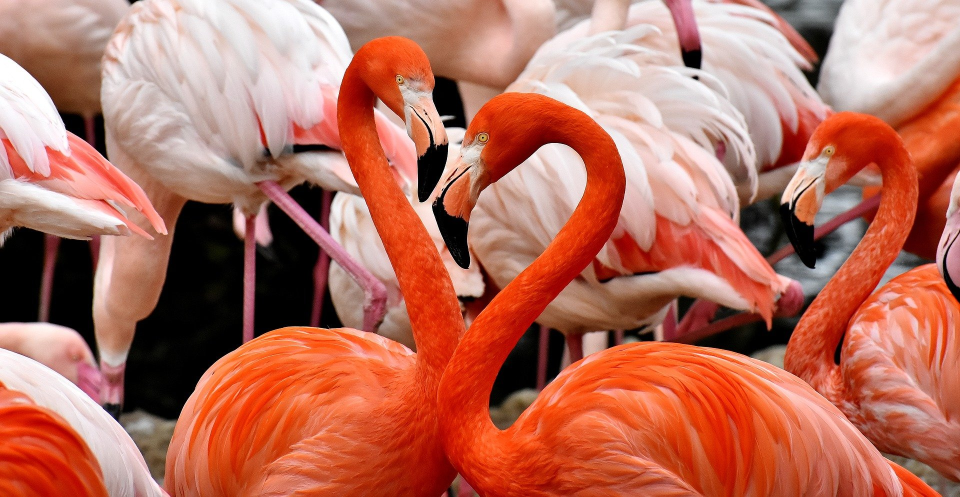
#> input picture Python - DSP/images/flamingo.jpg, 1920 x 993 px (shown at 1/2 size)
$ python kernels.py
#> lines starting #> are read from the running program, lines starting #| are printed output that depends on the picture
# -*- coding: utf-8 -*-
"""
@author: MiLynch
"""

import numpy as np
import cv2 as cv

# Read original image, returns a numpy.ndarray (h, w, channels)
image = cv.imread('flamingo.jpg', cv.IMREAD_COLOR)
#> image is the input picture: shape (993, 1920, 3); mean B, G, R 93.9, 111.3, 182.4

# Save copy of original image
image_orig = image
#cv.imshow('', image)
#cv.waitKey(0)

# Get dimensions of the image
dim_orig = image.shape
#> dim_orig = (993, 1920, 3)
height, width, channels = image.shape
#> height = 993; width = 1920; channels = 3

# Scale, preserving aspect ratio
def scale(image, scale_by):
#> called with scale_by = 0.3
    w = int(image.shape[1] * scale_by)
#> w = 576
    h = int(image.shape[0] * scale_by)
#> h = 297
    dim = (w, h)
#> dim = (576, 297)
    image_scaled = cv.resize(image, dim, interpolation=cv.INTER_AREA)
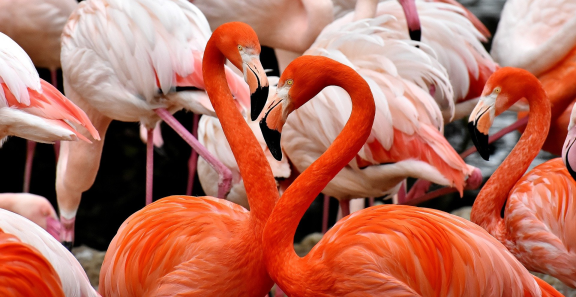
#> image_scaled: shape (297, 576, 3); mean B, G, R 93.9, 111.3, 182.4
    return image_scaled

scale_by = 0.3
image = scale(image_orig, scale_by)
cv.imshow('Original Image, Scaled', image)
cv.waitKey(0)


# [7 lines left out: function boxBlur, not called in this run]


def gaussianBlur(image):
   # kernel = 1/16*np.array([[1,2,1],
    #                        [2,4,2],
    #                        [1,2,1]])
    #image_Gaussian_blur = cv.filter2D(image, -1, kernel)
    image_Gaussian_blur = cv.GaussianBlur(image, (25, 25), 0)
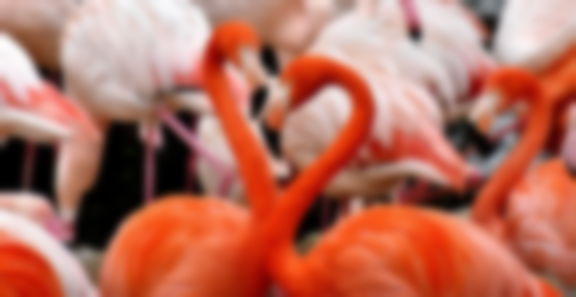
#> image_Gaussian_blur: shape (297, 576, 3); mean B, G, R 93.9, 111.4, 182.4
    # Stack images horizontally
    stack = np.hstack((image, image_Gaussian_blur))
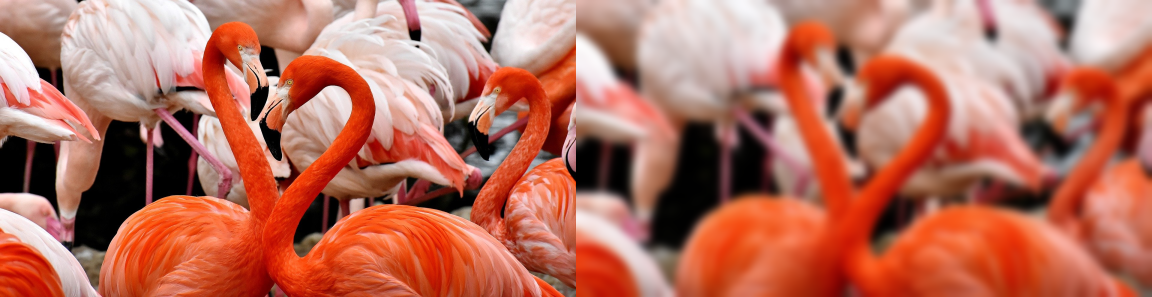
#> stack: shape (297, 1152, 3); mean B, G, R 93.9, 111.3, 182.4
    cv.imshow('Gaussian Blur', stack)
    cv.waitKey(0)

# [28 lines left out: functions sharpen, Laplacian, canny, not called in this run]
'''
def PrewittOpV(image):
    kernel = np.array([[1, 0 ,-1],
                       [1, 0 ,-1],
                       [1, 0 ,-1]])
    image_gray = cv.cvtColor(image, cv.COLOR_BGR2GRAY)
    image_lines = cv.filter2D(image_gray, -1, kernel)
    stack = np.hstack((image_gray, image_lines))
    cv.imshow('Prewitt Operator, Vertical', stack)
    cv.waitKey(0)
    return image_lines
'''
#This good for spectrogram
# [22 lines left out: functions HorizontalPrewittOpV, fromSlides, not called in this run]

'''
def SobelOpV(image):
    kernel = np.array([[-1,0 , 1],
                       [-2, 0 , 2],
                       [-1, 0 , 1]])
    image_gray = cv.cvtColor(image, cv.COLOR_BGR2GRAY)
    image_lines = cv.filter2D(image_gray, -1, kernel)
    stack = np.hstack((image_gray, image_lines))
    cv.imshow('Sobel Operator, Vertical', stack)
    cv.waitKey(0)
    return image_lines
'''
# Add code to run functions
#boxBlur(image)
gaussianBlur(image)
# [7 lines of commented-out code are left out]

$ run again, with Python - DSP/images/iguana.jpg copied over Python - DSP/images/flamingo.jpg
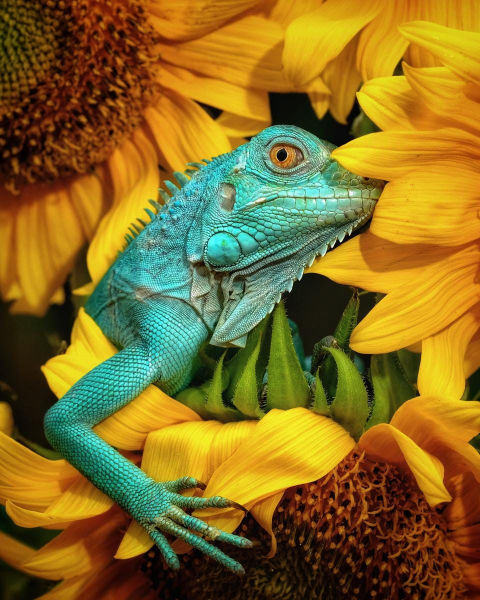
#> input picture Python - DSP/images/iguana.jpg, 960 x 1200 px (shown at 1/2 size)
#> image is the input picture: shape (1200, 960, 3); mean B, G, R 36.9, 108.6, 133.4
#> in gaussianBlur, `image_Gaussian_blur = cv.GaussianBlur(image, (25, 25), 0)`:
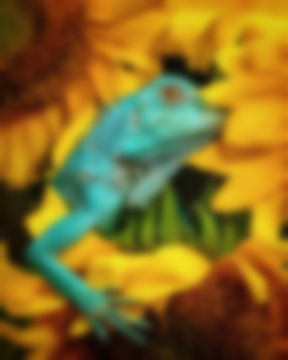
#> image_Gaussian_blur: shape (360, 288, 3); mean B, G, R 36.9, 108.6, 133.4
#> in gaussianBlur, `stack = np.hstack((image, image_Gaussian_blur))`:
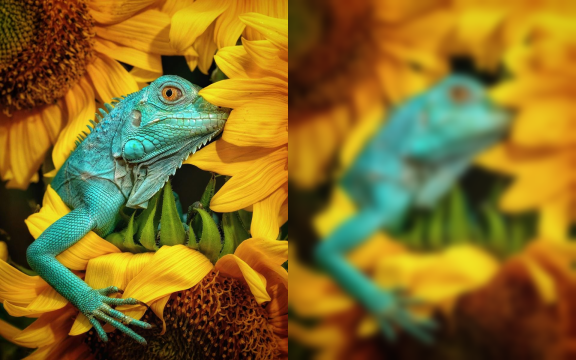
#> stack: shape (360, 576, 3); mean B, G, R 36.9, 108.6, 133.4
